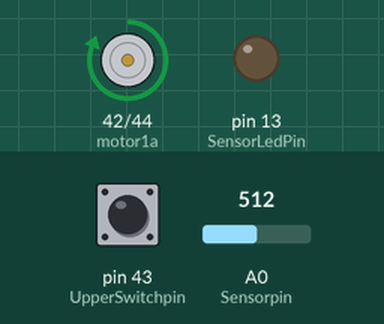
Recording of a sketch running on a simulated Arduino Mega 2560, built with avr-gcc and run on an emulated ATmega2560. Parts: motor-driver pin pairs drawn as motors (green arrow = first pin HIGH = forward, orange = second pin HIGH = backward, longer = more drive), output pins drawn as LEDs (lit = HIGH). Inputs (shaded band) come from the test bench; at power-on: pin 43 (UpperSwitchpin) LOW, A0 (Sensorpin) = 512. What the sketch prints to the serial monitor is not drawn.

Above: at 1.2 s.
1.3 s: pin 43 (UpperSwitchpin) pulled HIGH for 0.15 s
At 2.1 s:
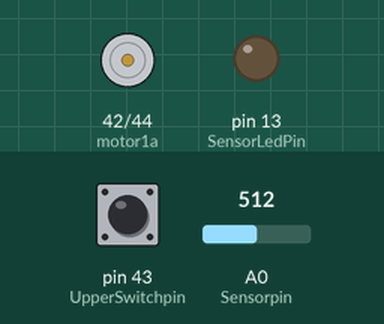
3.8 s: pin 43 (UpperSwitchpin) pulled HIGH for 1 s
At 6.1 s:
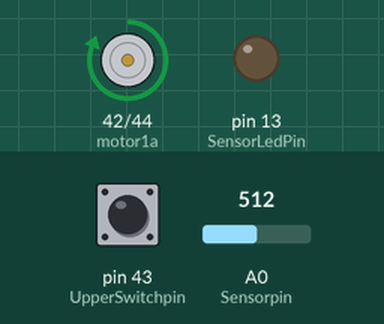
7.8 s: pin 43 (UpperSwitchpin) pulled HIGH for 3.2 s
At 8.3 s:
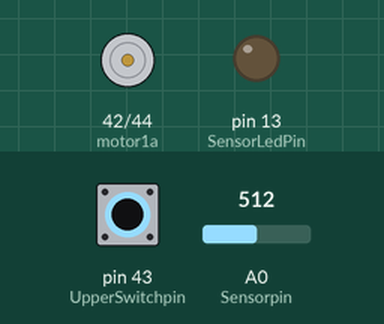
13.3 s: pin 43 (UpperSwitchpin) pulsed HIGH 2 times (0.12 s each, 0.3 s apart)
At 15.7 s:
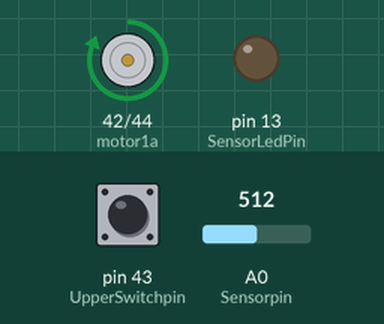
16.9 s: pin 43 (UpperSwitchpin) pulsed HIGH 5 times (0.12 s each, 0.3 s apart)
At 17.9 s:
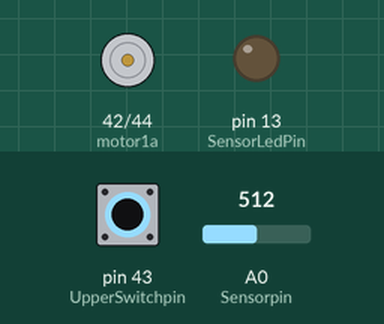
Timing chart, 0 to 20.4 s (numbered marks = the images above; inputs shaded):
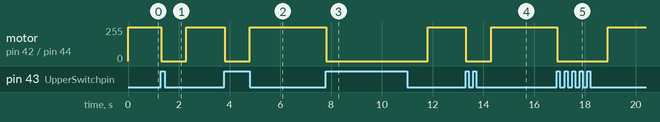

Measured:
- after the input at 1.3 s, motor on pin 42 (motor1a) / pin 44 (motor1b): forward 255/255 → stopped at once, → forward 255/255 1.0 s later
- after the input at 3.8 s, motor on pin 42 (motor1a) / pin 44 (motor1b): forward 255/255 → stopped at once, → forward 255/255 1.0 s later
- after the input at 7.8 s, motor on pin 42 (motor1a) / pin 44 (motor1b): forward 255/255 → stopped at once, → forward 255/255 4.0 s later
- after the input at 13.3 s, motor on pin 42 (motor1a) / pin 44 (motor1b): forward 255/255 → stopped at once, → forward 255/255 1.0 s later
- after the input at 16.9 s, motor on pin 42 (motor1a) / pin 44 (motor1b): forward 255/255 → stopped at once, → forward 255/255 2.0 s later

The sketch:

CatFood21.ino
```cpp
#define Sensorpin A0
#define Sensorlimit 750
#define SensorLedPin 13

#define motor1a 42
#define motor1b 44
#define UpperSwitchpin 43
#define LowerSwitchpin 45

int Motor1Direction = 1 ;
int Motor1Working = 0 ;
void initall()
{

  Serial.begin(9600);
  Serial.println("program start here ");

    pinMode(SensorLedPin,OUTPUT) ;

 // init motor pin as output
   pinMode(motor1a,OUTPUT);
   pinMode(motor1b,OUTPUT);


 // init motor direction Led output
   pinMode(UpperSwitchpin,INPUT);
   pinMode(LowerSwitchpin,INPUT);

}
 void setup()
 {

  initall();
 }

 void loop()
 {
   if (ReadSensor())
       {
         CoverOpening() ;
       }
       else
       {
         CoverClosing() ;
       }

  delay(1000);

 }

void CoverOpening()
{

   if (!CheckUpper())
     {
       Serial.println("Now open to Upper");
       while (!CheckUpper())
          {
               Serial.println("Opening the Cover");
            Motor1Forward() ;

          }
     }
        Motor1Stop() ;
}


void CoverClosing()
{

   if (!CheckLower())
     {
       Serial.println("Now close to Down");
       while (!CheckLower())
          {
               Serial.println("Close the Cover");
            Motor1Backward() ;

          }
     }
        Motor1Stop() ;
}


boolean ReadSensor()
{

   int sensorValue = analogRead(Sensorpin);
  // print out the value you read:
  Serial.println(sensorValue);
  if (sensorValue <= Sensorlimit)
      {
          return true ;
      }
     return false ;

}

 void Motor1Forward()
 {
   digitalWrite(motor1a,HIGH);
   digitalWrite(motor1b,LOW);
 }
 void Motor1Backward()
 {
   digitalWrite(motor1a,LOW );
   digitalWrite(motor1b,HIGH);
 }
 void Motor1Stop()
 {
   digitalWrite(motor1a,LOW );
   digitalWrite(motor1b,LOW);
 }


boolean CheckUpper()
{
  boolean tmp = false ;
  if (digitalRead(UpperSwitchpin) == HIGH)
  {
    tmp = true  ;
  }
  else
  {
    tmp = false  ;
  }
  return (tmp) ;
}
boolean CheckLower()
{
  boolean tmp = false ;
  if (digitalRead(LowerSwitchpin) == HIGH)
  {
    tmp = true  ;
  }
  else
  {
    tmp = false  ;
  }
  return (tmp) ;
}
```
